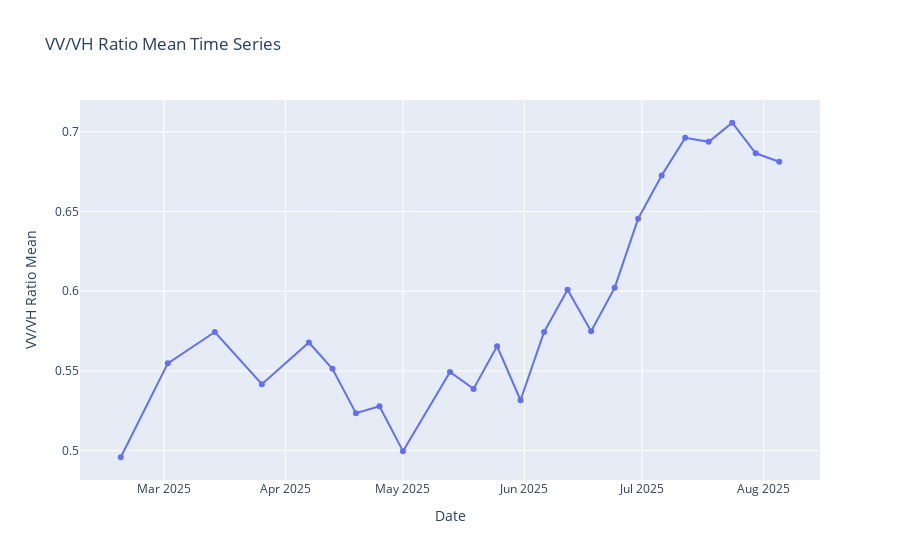

The notebook cell saved with this chart:
### Code cell
import plotly.express as px

fig = px.line(df, x='dates', y='AOI_average', markers=True, title='VV/VH Ratio Mean Time Series')
fig.update_layout(xaxis_title='Date', yaxis_title='VV/VH Ratio Mean')
fig.show()

### Figure 1 — Plotly figure (JSON) as saved in the notebook; plotly's stock layout.template omitted (floating-point values rounded to 4 significant figures)
{"data": [{"hovertemplate": "dates=%{x}<br>AOI_average=%{y}<extra></extra>", "legendgroup": "", "line": {"color": "#636efa", "dash": "solid"}, "marker": {"symbol": "circle"}, "mode": "lines+markers", "name": "", "orientation": "v", "showlegend": false, "type": "scatter", "x": ["2025-08-05", "2025-07-30", "2025-07-24", "2025-07-18", "2025-07-12", "2025-07-06", "2025-06-30", "2025-06-24", "2025-06-18", "2025-06-12", "2025-06-06", "2025-05-31", "2025-05-25", "2025-05-19", "2025-05-13", "2025-05-01", "2025-04-25", "2025-04-19", "2025-04-13", "2025-04-07", "2025-03-26", "2025-03-14", "2025-03-02", "2025-02-18"], "xaxis": "x", "y": [0.6813, 0.6866, 0.7057, 0.6938, 0.6963, 0.6726, 0.6455, 0.6021, 0.5749, 0.6009, 0.5744, 0.5316, 0.5655, 0.5387, 0.5493, 0.4996, 0.5279, 0.5235, 0.5514, 0.5679, 0.5417, 0.5744, 0.5548, 0.4958], "yaxis": "y"}], "layout": {"legend": {"tracegroupgap": 0}, "title": {"text": "VV/VH Ratio Mean Time Series"}, "xaxis": {"anchor": "y", "domain": [0, 1], "title": {"text": "Date"}}, "yaxis": {"anchor": "x", "domain": [0, 1], "title": {"text": "VV/VH Ratio Mean"}}}}
